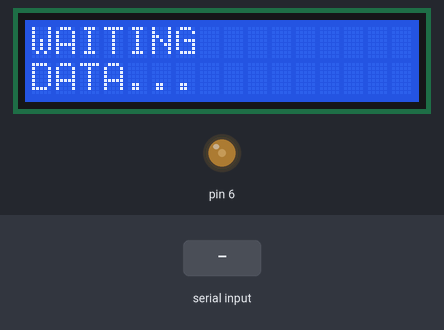
Bench run of a sketch on a simulated Arduino Uno, built with avr-gcc and run on an emulated ATmega328P. On the bench: 16×2 character LCD, output pins drawn as LEDs (lit = HIGH). The test bench sets the inputs (shaded band).

Above: at 1.2 s.
1.3 s: "1\n" received over Serial
At 3.6 s:
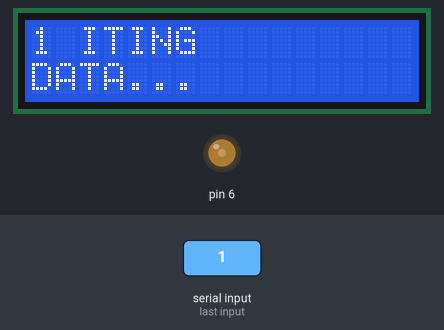
4.3 s: "0\n" received over Serial
At 7.0 s:
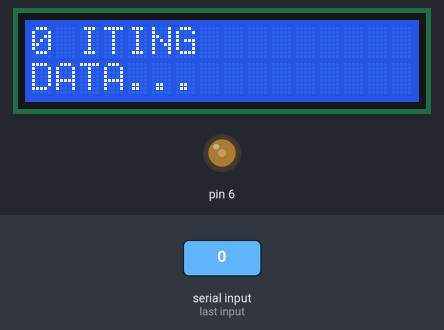
7.3 s: "2\n" received over Serial
At 9.4 s:
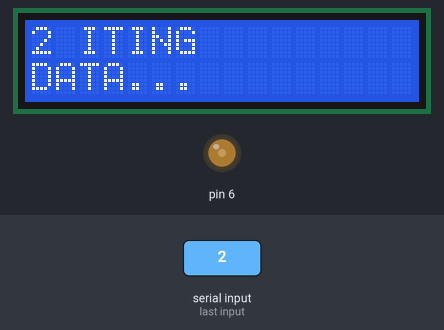
Timing chart, 0 to 10.9 s (numbered marks = the images above; inputs shaded):
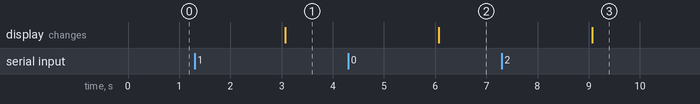

Measured:
- after the input at 1.3 s, the display: changes after 1.8 s (image 1)
- after the input at 4.3 s, the display: changes after 1.8 s (image 2)
- after the input at 7.3 s, the display: changes after 1.8 s (image 3)

The sketch:

ardperf.ino
```cpp
#include <Wire.h>
#include <LiquidCrystal.h>


const int v0 = 75; // Some magic here. See more details:
                   // https://youtu.be/zzGWcZ2E5CY

const int rs = 12, en = 11, d4 = 5, d5 = 4, d6 = 3, d7 = 2;
LiquidCrystal lcd(rs, en, d4, d5, d6, d7);


String split(String data, char separator, int index) {
  int found = 0;
  int strIndex[] = { 0, -1 };
  int maxIndex = data.length() - 1;

  for (int i = 0; i <= maxIndex && found <= index; ++i) {
    if (data.charAt(i) == separator || i == maxIndex) {
      ++found;
      strIndex[0] = strIndex[1] + 1;
      strIndex[1] = (i == maxIndex) ? i + 1 : i;
    }
  }

  return found > index ? data.substring(strIndex[0], strIndex[1]) : "";
}


void printStats() {
  String input = Serial.readString();
  String first_row = split(input, '\n', 0);
  String second_row = split(input, '\n', 1);

  lcd.setCursor(0, 0);
  lcd.print(first_row);

  lcd.setCursor(0, 1);
  lcd.print(second_row);
}


void printWaiting() {
  lcd.setCursor(0, 0);
  lcd.print("WAITING");

  lcd.setCursor(0, 1);
  lcd.print("DATA...");
}


void setup() {
  analogWrite(6, v0);
  lcd.begin(16, 2);
  Serial.begin(9600);

  printWaiting();
}


void loop() {
  if (Serial.available() > 0) {
    printStats();
  } else {
    lcd.clear();
    printWaiting();
  }

  delay(2000); // Sleep for 2 seconds
}
```
